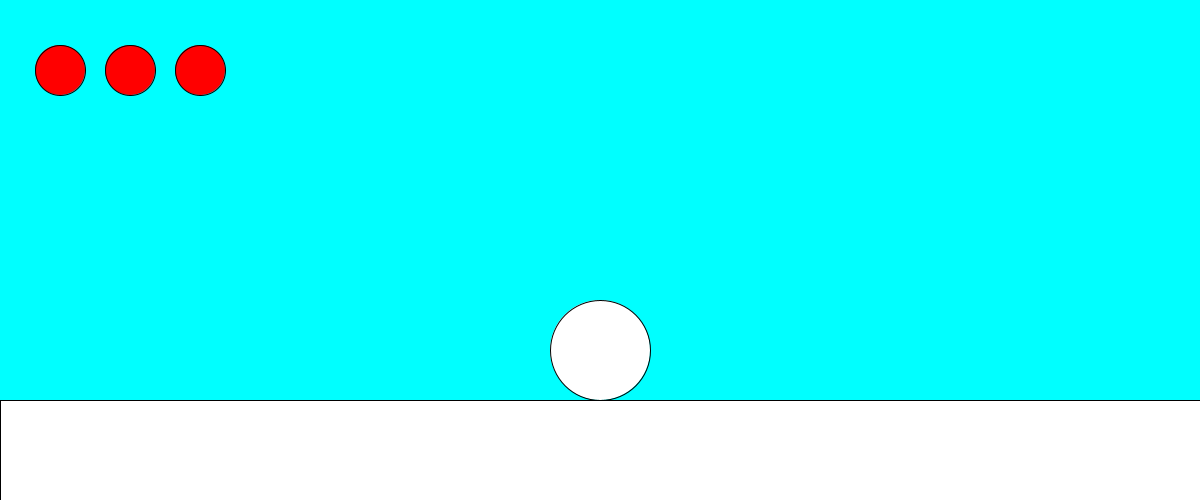
Frame 1 (no input)
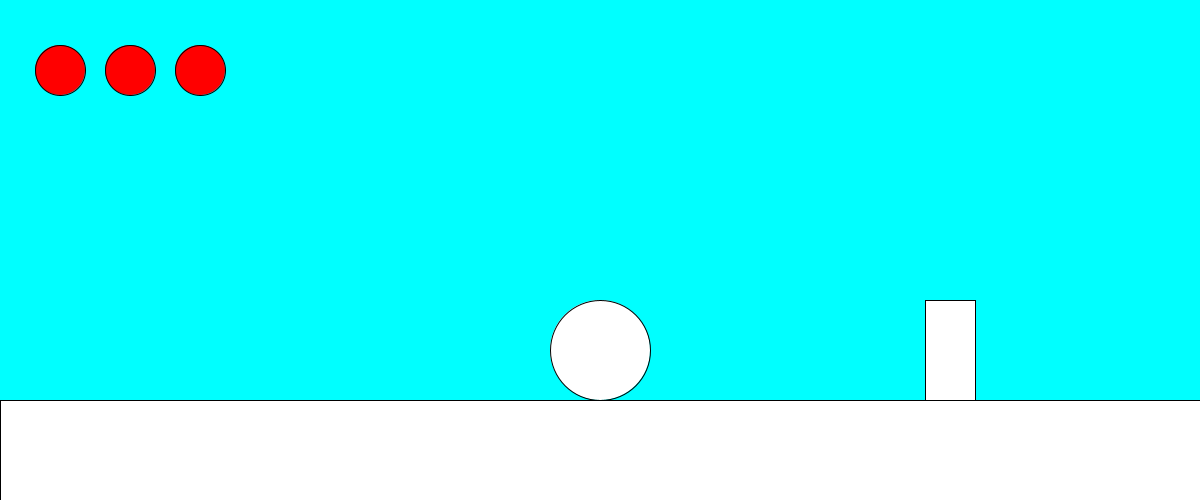
Frame 60 (the mouse pressed at the canvas centre just before this capture)
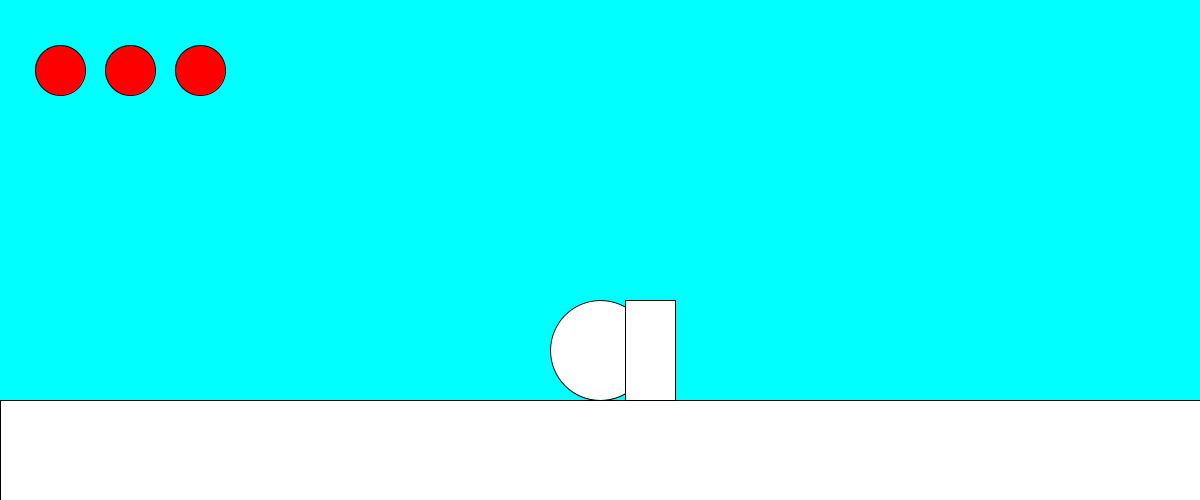
Frame 120 (the mouse held since frame 60 and released just before this capture)

The Processing sketch that drew these frames (run headless with seeded random() and noise(); from frame 60 on, the mouse is pressed at the canvas centre):

// Processing sketch: Scroll1
// ── Scroll1.pde
Dasher mario;
Barrier bb;
void setup(){
  size(1200,500);
  mario = new Dasher();
  bb = new Barrier();
}
void draw(){
  background(0,255,255);
  rect(0,mario.Y0,width,100);
  mario.update();
  mario.show();
  bb.update();
  bb.show();
  mario.checkCollision(bb);
}
void keyReleased(){
  if(key == 'j') mario.jump();
}

// ── barrier.pde
class Barrier{
  Barrier(){
    W = 50;
    H = 100;
    x = width;
    vx = -5;
    y = height - 100 - H;
  }
  float W,H,x,vx,y;
  void show(){
    fill(255);
    rect(x+W/2,y,W,H);
  }
  void update(){
    x += vx;
    if(x<0) x = width;
  }
}//end of class

// ── dasher.pde
class Dasher {
  Dasher() {
    x = width/2;
    vmax = 8; // 3m m/sec
    g = 10;    // m/sec^2
    dt = 1./frameRate;
    Y0 = height - 100;
    y = Y0;
    life = 3;
  }
  float x, y, vy, vmax, Y0, g, dt;
  int life;
  void jump() { // if 'j' is hit
    vy = -vmax;
  }
  void checkCollision(Barrier xx) {
    if (y > (xx.y - xx.H/2)) {
      if (x>xx.x && x<xx.x+xx.W) {
        life--;
        y = xx.y - xx.H;
      }
    }
  }
  void update() {
    vy += g * dt;
    y += vy;
    if (y > Y0) {
      y = Y0;
      vy = 0;
    }
  }
  void show() {
    fill(255);
    circle(x, y-50, 100);
    for(int i=0;i<life;i++){
      fill(255,0,0);
      circle(60+70*i,70,50);
    }
  }
}// end of class
